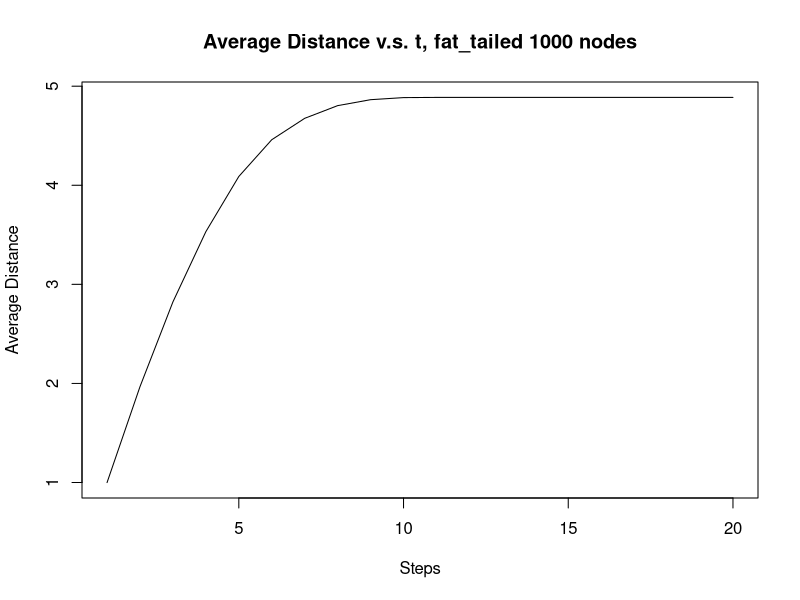
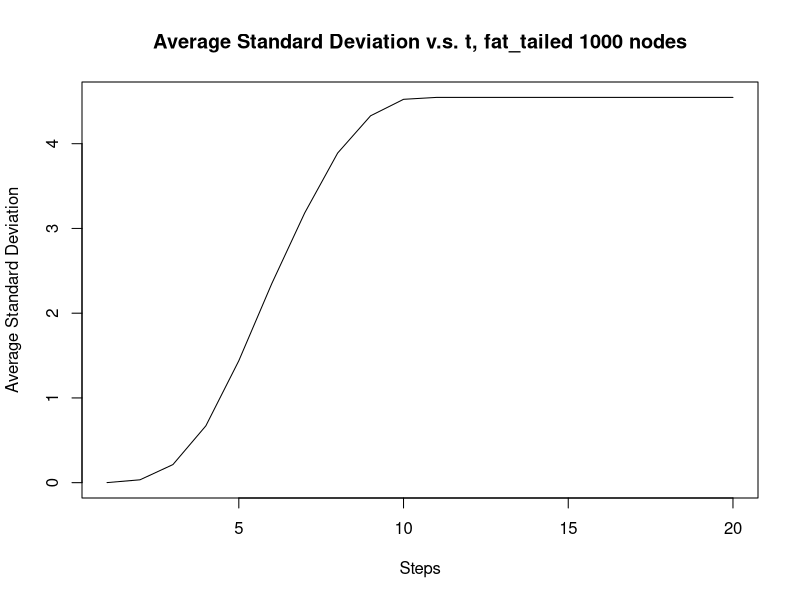
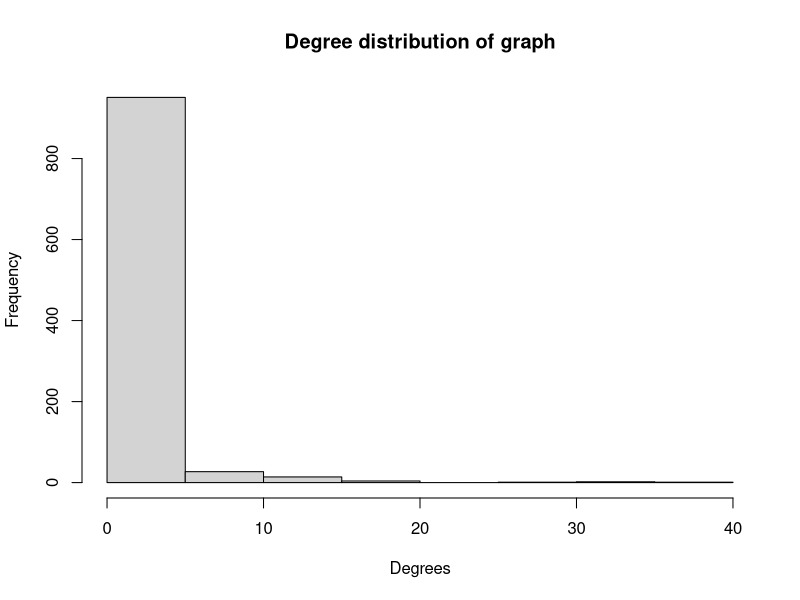
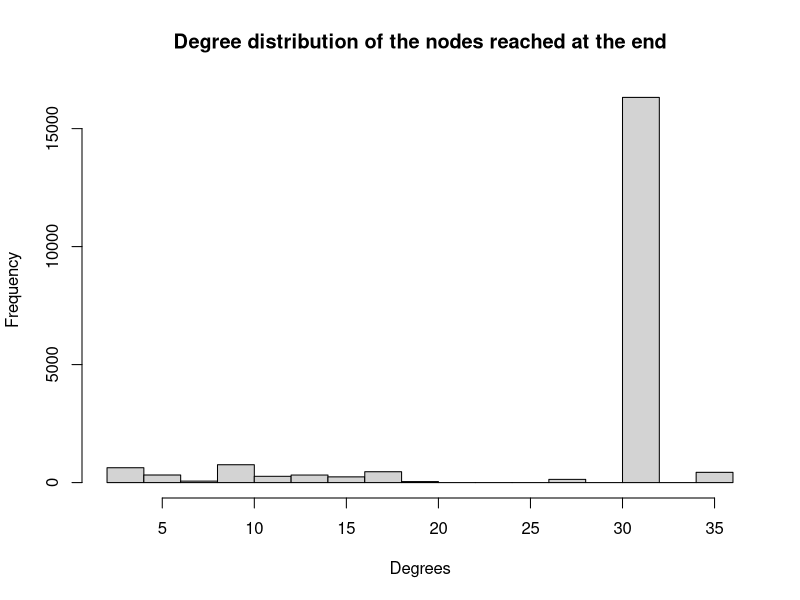

The R source for these figures, in order: (Note: a time limit stopped this script after it produced the figures.)
library(igraph)
library(Matrix)
library(pracma)

set.seed(1)

create_transition_matrix = function (g){
  
  # WARNING: make sure your graph is connected (you might input GCC of your graph)
  
  vs = V(g)
  n = vcount(g)
  adj = as_adjacency_matrix(g)
  adj[diag(rowSums(adj) == 0)] = 1  # handle if the user is using the function for networks with isolated nodes by creating self-edges
  z = matrix(rowSums(adj, , 1))
  
  transition_matrix = adj / repmat(z, 1, n)  # normalize to get probabilities
  
  return(transition_matrix)
}

create_transition_matrix = function (g){
  
  # WARNING: make sure your graph is connected (you might input GCC of your graph)
  
  vs = V(g)
  n = vcount(g)
  adj = as_adjacency_matrix(g)
  adj[diag(rowSums(adj) == 0)] = 1  # handle if the user is using the function for networks with isolated nodes by creating self-edges
  z = matrix(rowSums(adj, , 1))
  
  transition_matrix = adj / repmat(z, 1, n)  # normalize to get probabilities
  
  return(transition_matrix)
}

random_walk_plot = function(rn) {
  avg_dis_all <- numeric()
  avg_std_all <- numeric()
  
  degreesVector <- degree(rn)
  degreesEnd <- numeric()
  
  num_node <- vcount(rn)
  
  
  for(step in 1:20){
    dis <- numeric()
    avg_dis <- numeric()
    avg_std <- numeric()
    
    if(num_node > 1000){
      sample = sample(vcount(rn),1000)
      sample
      for (start_node in sample) {
        v_last = tail(random_walk(rn, start_node, step), n=1)
        dis <- c(dis, shortest.paths(rn, start_node, v_last))
        
        degreesEnd <- c(degreesEnd, degreesVector[v_last])
      }
    }
    else{
      for (start_node in 1:num_node) {
        v_last = tail(random_walk(rn, start_node, step), n=1)
        dis <- c(dis, shortest.paths(rn, start_node, v_last))
        
        degreesEnd <- c(degreesEnd, degreesVector[v_last])
      }
    }
    
    
    avg_dis <- mean(dis)
    avg_std <- mean((dis - mean(dis))**2)
    
    fprintf('Step %d: %f %f\n', step, avg_dis, avg_std)  
    avg_dis_all <- c(avg_dis_all, avg_dis)
    avg_std_all <- c(avg_std_all, avg_std)
    
  }
  
  #plots
  title = "fat_tailed"
  
  plot(avg_dis_all, typ='l', main = paste("Average Distance v.s. t,", title, num_node, "nodes"), xlab = "Steps", ylab = "Average Distance")


  plot(avg_std_all, typ='l', main = paste("Average Standard Deviation v.s. t,", title, num_node, "nodes"), xlab = "Steps", ylab = "Average Standard Deviation")

  degreesVector <- degree(rn)
  
  hist(degreesVector, main = "Degree distribution of graph", xlab="Degrees")
 
  hist(degreesEnd, main = "Degree distribution of the nodes reached at the end", xlab="Degrees")
 
}

rn <- barabasi.game(1000, m=1)
random_walk_plot(rn)

rn <- barabasi.game(100, m=1)
random_walk_plot(rn)

rn <- barabasi.game(10000, m=1)
random_walk_plot(rn)
